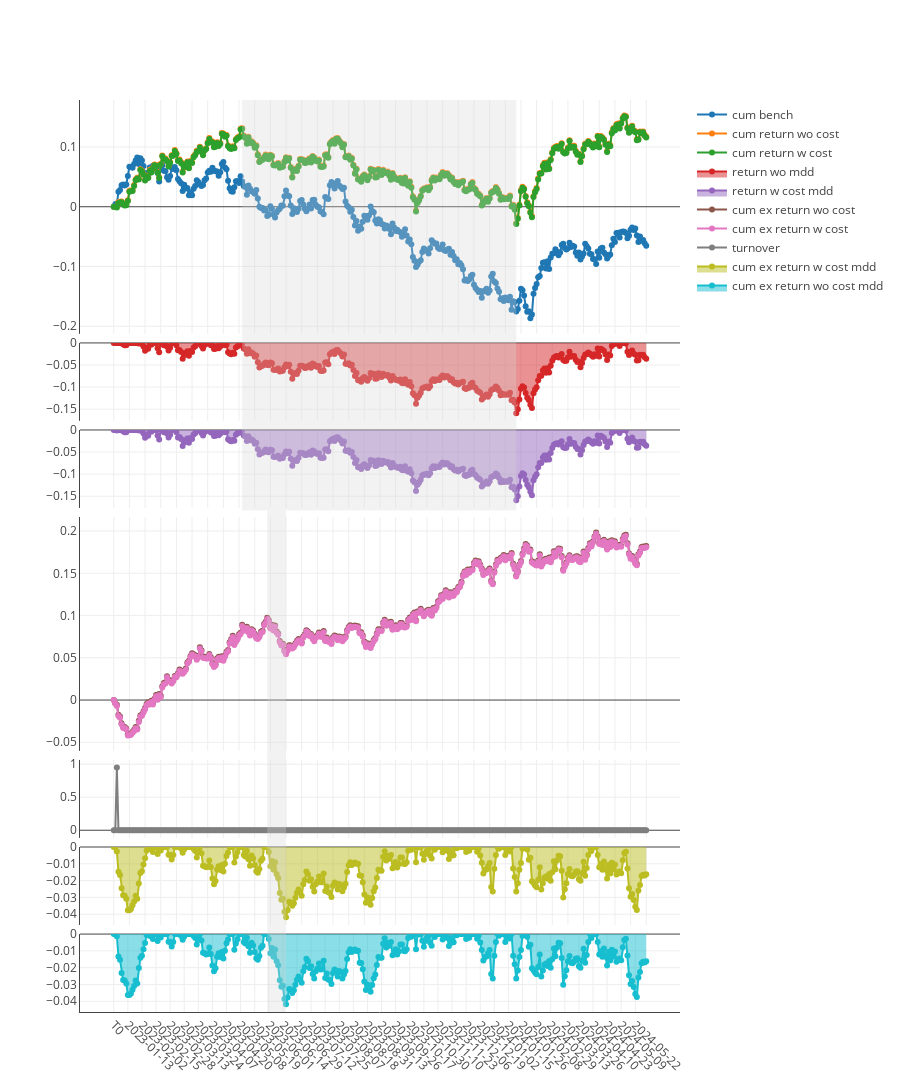

The cell this chart's notebook holds for it:
### Code cell
import pickle

report_path = r"C:\backtest\20240718\report.pkl"
graph_path = r"C:\backtest\20240718\graph.pkl"
result_path = r"C:\backtest\20240718\result.json"

# Open the file in binary read mode and read the content
with open(report_path, 'rb') as report:
    records = pickle.load(report)
    
with open(graph_path, 'rb') as graph:
    graph = pickle.load(graph)
    
print(records)
graph

### Figure 1 — Plotly figure (JSON) as saved in the notebook; plotly's stock layout.template omitted (floating-point values rounded to 4 significant figures; data arrays with more than 128 entries replaced by an {"elided": "..."} marker saying what was removed)
{"data": [{"mode": "lines+markers", "name": "cum bench", "x": {"elided": "341 str values"}, "xaxis": "x", "y": {"elided": "341 float values"}, "yaxis": "y", "type": "scatter"}, {"mode": "lines+markers", "name": "cum return wo cost", "x": {"elided": "341 str values"}, "xaxis": "x", "y": {"elided": "341 float values"}, "yaxis": "y", "type": "scatter"}, {"mode": "lines+markers", "name": "cum return w cost", "x": {"elided": "341 str values"}, "xaxis": "x", "y": {"elided": "341 float values"}, "yaxis": "y", "type": "scatter"}, {"fill": "tozeroy", "mode": "lines+markers", "name": "return wo mdd", "x": {"elided": "341 str values"}, "xaxis": "x2", "y": {"elided": "341 float values"}, "yaxis": "y2", "type": "scatter"}, {"fill": "tozeroy", "mode": "lines+markers", "name": "return w cost mdd", "x": {"elided": "341 str values"}, "xaxis": "x3", "y": {"elided": "341 float values"}, "yaxis": "y3", "type": "scatter"}, {"mode": "lines+markers", "name": "cum ex return wo cost", "x": {"elided": "341 str values"}, "xaxis": "x4", "y": {"elided": "341 float values"}, "yaxis": "y4", "type": "scatter"}, {"mode": "lines+markers", "name": "cum ex return w cost", "x": {"elided": "341 str values"}, "xaxis": "x4", "y": {"elided": "341 float values"}, "yaxis": "y4", "type": "scatter"}, {"mode": "lines+markers", "name": "turnover", "x": {"elided": "341 str values"}, "xaxis": "x5", "y": {"elided": "341 float values"}, "yaxis": "y5", "type": "scatter"}, {"fill": "tozeroy", "mode": "lines+markers", "name": "cum ex return w cost mdd", "x": {"elided": "341 str values"}, "xaxis": "x6", "y": {"elided": "341 float values"}, "yaxis": "y6", "type": "scatter"}, {"fill": "tozeroy", "mode": "lines+markers", "name": "cum ex return wo cost mdd", "x": {"elided": "341 str values"}, "xaxis": "x7", "y": {"elided": "341 float values"}, "yaxis": "y7", "type": "scatter"}], "layout": {"height": 1200, "shapes": [{"fillcolor": "#d3d3d3", "line": {"width": 0}, "opacity": 0.3, "type": "rect", "x0": "2023-05-09", "x1": "2024-01-22", "xref": "x", "y0": 0.55, "y1": 1, "yref": "paper"}, {"fillcolor": "#d3d3d3", "line": {"width": 0}, "opacity": 0.3, "type": "rect", "x0": "2023-05-31", "x1": "2023-06-16", "xref": "x", "y0": 0, "y1": 0.55, "yref": "paper"}], "title": {"text": " "}, "xaxis": {"anchor": "y", "domain": [0.0, 1.0], "matches": "x7", "showline": false, "showticklabels": false, "tickangle": 45, "type": "category"}, "yaxis": {"anchor": "x", "domain": [0.7436, 1.0], "showline": true, "showticklabels": true, "zeroline": true}, "xaxis2": {"anchor": "y2", "domain": [0.0, 1.0], "matches": "x7", "showline": false, "showticklabels": false, "tickangle": 45, "type": "category"}, "yaxis2": {"anchor": "x2", "domain": [0.6482, 0.7336], "showline": true, "showticklabels": true, "zeroline": true}, "xaxis3": {"anchor": "y3", "domain": [0.0, 1.0], "matches": "x7", "showline": false, "showticklabels": false, "tickangle": 45, "type": "category"}, "yaxis3": {"anchor": "x3", "domain": [0.5527, 0.6382], "showline": true, "showticklabels": true, "zeroline": true}, "xaxis4": {"anchor": "y4", "domain": [0.0, 1.0], "matches": "x7", "showline": false, "showticklabels": false, "tickangle": 45, "type": "category"}, "yaxis4": {"anchor": "x4", "domain": [0.2864, 0.5427], "showline": true, "showticklabels": true, "zeroline": true}, "xaxis5": {"anchor": "y5", "domain": [0.0, 1.0], "matches": "x7", "showline": false, "showticklabels": false, "tickangle": 45, "type": "category"}, "yaxis5": {"anchor": "x5", "domain": [0.1909, 0.2764], "showline": true, "showticklabels": true, "zeroline": true}, "xaxis6": {"anchor": "y6", "domain": [0.0, 1.0], "matches": "x7", "showline": false, "showticklabels": false, "tickangle": 45, "type": "category"}, "yaxis6": {"anchor": "x6", "domain": [0.09545, 0.1809], "showline": true, "showticklabels": true, "zeroline": true}, "xaxis7": {"anchor": "y7", "domain": [0.0, 1.0], "showline": true, "tickangle": 45, "type": "category"}, "yaxis7": {"anchor": "x7", "domain": [0.0, 0.08545], "showline": true, "showticklabels": true, "zeroline": true}}}
